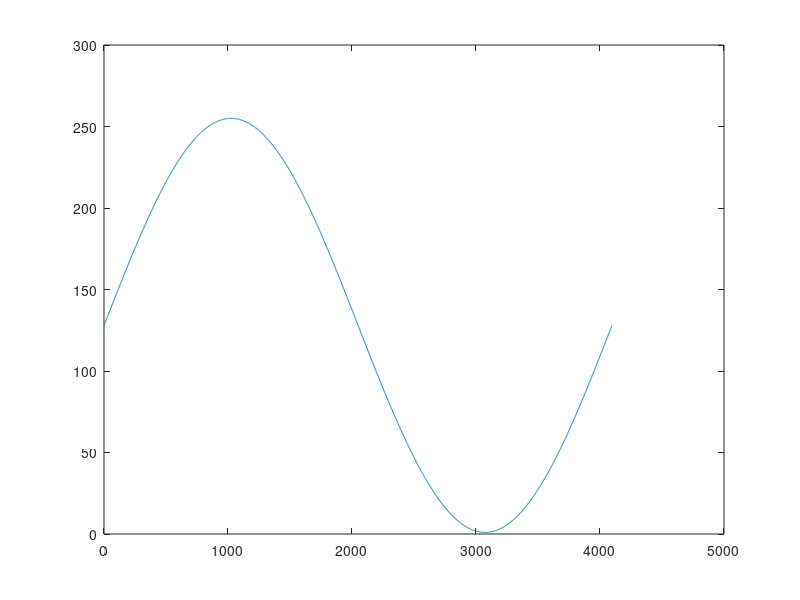

This chart was generated by the following MATLAB code:
clc; %清除命令行命令
clear all; %清除工作区变量,释放内存空间
F1=1; %信号频率
Fs=2^12; %采样频率
P1=0; %信号初始相位
N=2^12; %采样点数
t=[0:1/Fs:(N-1)/Fs]; %采样时刻
ADC=2^7; %直流分量
A=2^7 - 1; %信号幅度
%生成正弦信号
s=A*sin(2*pi*F1*t + pi*P1/180) + ADC;
plot(s); %绘制图形
%创建 mif 文件
fild = fopen('sin_wave_4096x8.mif','wt');
%写入 mif 文件头
fprintf(fild, '%s\n','WIDTH=8;'); %位宽
fprintf(fild, '%s\n\n','DEPTH=4096;'); %深度
fprintf(fild, '%s\n','ADDRESS_RADIX=UNS;'); %地址格式
fprintf(fild, '%s\n\n','DATA_RADIX=UNS;'); %数据格式
fprintf(fild, '%s\t','CONTENT'); %地址
fprintf(fild, '%s\n','BEGIN'); %开始
for i = 1:N
    s0(i) = round(s(i)); %对小数四舍五入以取整
    fprintf(fild, '\t%g\t',i-1); %地址编码
    fprintf(fild, '%s\t',':'); %冒号
    fprintf(fild, '%d',s0(i)); %数据写入
    fprintf(fild, '%s\n',';'); %分号，换行
end
fprintf(fild, '%s\n','END;'); %结束
fclose(fild);